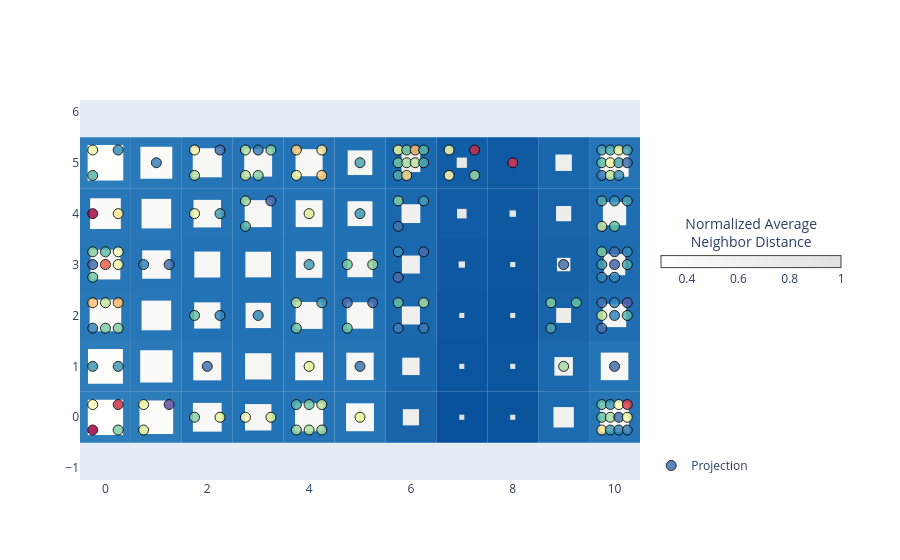

Notebook source saved alongside this figure:
### Code cell
basin.pond(base_style="iceflock") \
    .pad_layer() \
    .attraction_layer(X_scaled, jitter_amount=.25, marker=dict(attraction_marker, opacity=.85)) \
    .visualize();

### Figure 1 — Plotly figure (JSON) as saved in the notebook; plotly's stock layout.template omitted (floating-point values rounded to 4 significant figures; data arrays with more than 128 entries replaced by an {"elided": "..."} marker saying what was removed)
{"data": [{"hoverinfo": "none", "marker": {"cmax": 1, "cmin": 0.3, "color": [0.3], "colorbar": {"len": 200, "lenmode": "pixels", "orientation": "h", "thickness": 12, "title": {"side": "top", "text": "Normalized Average<br>Neighbor Distance"}, "x": 1.02, "xanchor": "left", "y": 0.6, "yanchor": "middle"}, "colorscale": [[0, "rgb(254, 254, 253)"], [1, "rgb(224, 224, 223)"]], "showscale": true}, "mode": "markers", "showlegend": false, "type": "scatter", "x": [null], "y": [null]}, {"marker": {"color": {"elided": "150 float values"}, "colorscale": [[0, "rgb(94,79,162)"], [0.1, "rgb(50,136,189)"], [0.2, "rgb(102,194,165)"], [0.3, "rgb(171,221,164)"], [0.4, "rgb(230,245,152)"], [0.5, "rgb(255,255,191)"], [0.6, "rgb(254,224,139)"], [0.7, "rgb(253,174,97)"], [0.8, "rgb(244,109,67)"], [0.9, "rgb(213,62,79)"], [1, "rgb(158,1,66)"]], "line": {"color": "black", "width": 1}, "opacity": 0.85, "size": 10, "symbol": "circle"}, "mode": "markers", "name": "Projection", "type": "scatter", "x": {"elided": "150 float values"}, "y": {"elided": "150 float values"}}], "layout": {"autosize": true, "legend": {"x": 1.02, "xanchor": "left", "y": 0, "yanchor": "bottom"}, "margin": {"r": 260}, "shapes": [{"fillcolor": "rgb(46, 126, 188)", "layer": "between", "line": {"width": 0}, "type": "rect", "x0": -0.5, "x1": 0.5, "xref": "x", "y0": -0.5, "y1": 0.5, "yref": "y"}, {"fillcolor": "rgb(44, 124, 186)", "layer": "between", "line": {"width": 0}, "type": "rect", "x0": 0.5, "x1": 1.5, "xref": "x", "y0": -0.5, "y1": 0.5, "yref": "y"}, {"fillcolor": "rgb(37, 117, 183)", "layer": "between", "line": {"width": 0}, "type": "rect", "x0": 1.5, "x1": 2.5, "xref": "x", "y0": -0.5, "y1": 0.5, "yref": "y"}, {"fillcolor": "rgb(34, 114, 182)", "layer": "between", "line": {"width": 0}, "type": "rect", "x0": 2.5, "x1": 3.5, "xref": "x", "y0": -0.5, "y1": 0.5, "yref": "y"}, {"fillcolor": "rgb(36, 116, 183)", "layer": "between", "line": {"width": 0}, "type": "rect", "x0": 3.5, "x1": 4.5, "xref": "x", "y0": -0.5, "y1": 0.5, "yref": "y"}, {"fillcolor": "rgb(36, 116, 183)", "layer": "between", "line": {"width": 0}, "type": "rect", "x0": 4.5, "x1": 5.5, "xref": "x", "y0": -0.5, "y1": 0.5, "yref": "y"}, {"fillcolor": "rgb(24, 101, 172)", "layer": "between", "line": {"width": 0}, "type": "rect", "x0": 5.5, "x1": 6.5, "xref": "x", "y0": -0.5, "y1": 0.5, "yref": "y"}, {"fillcolor": "rgb(8, 81, 156)", "layer": "between", "line": {"width": 0}, "type": "rect", "x0": 6.5, "x1": 7.5, "xref": "x", "y0": -0.5, "y1": 0.5, "yref": "y"}, {"fillcolor": "rgb(10, 84, 158)", "layer": "between", "line": {"width": 0}, "type": "rect", "x0": 7.5, "x1": 8.5, "xref": "x", "y0": -0.5, "y1": 0.5, "yref": "y"}, {"fillcolor": "rgb(28, 107, 176)", "layer": "between", "line": {"width": 0}, "type": "rect", "x0": 8.5, "x1": 9.5, "xref": "x", "y0": -0.5, "y1": 0.5, "yref": "y"}, {"fillcolor": "rgb(37, 117, 183)", "layer": "between", "line": {"width": 0}, "type": "rect", "x0": 9.5, "x1": 10.5, "xref": "x", "y0": -0.5, "y1": 0.5, "yref": "y"}, {"fillcolor": "rgb(45, 125, 187)", "layer": "between", "line": {"width": 0}, "type": "rect", "x0": -0.5, "x1": 0.5, "xref": "x", "y0": 0.5, "y1": 1.5, "yref": "y"}, {"fillcolor": "rgb(42, 122, 186)", "layer": "between", "line": {"width": 0}, "type": "rect", "x0": 0.5, "x1": 1.5, "xref": "x", "y0": 0.5, "y1": 1.5, "yref": "y"}, {"fillcolor": "rgb(36, 116, 183)", "layer": "between", "line": {"width": 0}, "type": "rect", "x0": 1.5, "x1": 2.5, "xref": "x", "y0": 0.5, "y1": 1.5, "yref": "y"}, {"fillcolor": "rgb(34, 114, 182)", "layer": "between", "line": {"width": 0}, "type": "rect", "x0": 2.5, "x1": 3.5, "xref": "x", "y0": 0.5, "y1": 1.5, "yref": "y"}, {"fillcolor": "rgb(36, 116, 183)", "layer": "between", "line": {"width": 0}, "type": "rect", "x0": 3.5, "x1": 4.5, "xref": "x", "y0": 0.5, "y1": 1.5, "yref": "y"}, {"fillcolor": "rgb(36, 116, 182)", "layer": "between", "line": {"width": 0}, "type": "rect", "x0": 4.5, "x1": 5.5, "xref": "x", "y0": 0.5, "y1": 1.5, "yref": "y"}, {"fillcolor": "rgb(25, 103, 173)", "layer": "between", "line": {"width": 0}, "type": "rect", "x0": 5.5, "x1": 6.5, "xref": "x", "y0": 0.5, "y1": 1.5, "yref": "y"}, {"fillcolor": "rgb(11, 84, 159)", "layer": "between", "line": {"width": 0}, "type": "rect", "x0": 6.5, "x1": 7.5, "xref": "x", "y0": 0.5, "y1": 1.5, "yref": "y"}, {"fillcolor": "rgb(11, 85, 159)", "layer": "between", "line": {"width": 0}, "type": "rect", "x0": 7.5, "x1": 8.5, "xref": "x", "y0": 0.5, "y1": 1.5, "yref": "y"}, {"fillcolor": "rgb(26, 104, 174)", "layer": "between", "line": {"width": 0}, "type": "rect", "x0": 8.5, "x1": 9.5, "xref": "x", "y0": 0.5, "y1": 1.5, "yref": "y"}, {"fillcolor": "rgb(36, 116, 182)", "layer": "between", "line": {"width": 0}, "type": "rect", "x0": 9.5, "x1": 10.5, "xref": "x", "y0": 0.5, "y1": 1.5, "yref": "y"}, {"fillcolor": "rgb(41, 121, 185)", "layer": "between", "line": {"width": 0}, "type": "rect", "x0": -0.5, "x1": 0.5, "xref": "x", "y0": 1.5, "y1": 2.5, "yref": "y"}, {"fillcolor": "rgb(38, 118, 184)", "layer": "between", "line": {"width": 0}, "type": "rect", "x0": 0.5, "x1": 1.5, "xref": "x", "y0": 1.5, "y1": 2.5, "yref": "y"}, {"fillcolor": "rgb(34, 114, 182)", "layer": "between", "line": {"width": 0}, "type": "rect", "x0": 1.5, "x1": 2.5, "xref": "x", "y0": 1.5, "y1": 2.5, "yref": "y"}, {"fillcolor": "rgb(33, 113, 181)", "layer": "between", "line": {"width": 0}, "type": "rect", "x0": 2.5, "x1": 3.5, "xref": "x", "y0": 1.5, "y1": 2.5, "yref": "y"}, {"fillcolor": "rgb(35, 115, 182)", "layer": "between", "line": {"width": 0}, "type": "rect", "x0": 3.5, "x1": 4.5, "xref": "x", "y0": 1.5, "y1": 2.5, "yref": "y"}, {"fillcolor": "rgb(34, 114, 182)", "layer": "between", "line": {"width": 0}, "type": "rect", "x0": 4.5, "x1": 5.5, "xref": "x", "y0": 1.5, "y1": 2.5, "yref": "y"}, {"fillcolor": "rgb(26, 104, 174)", "layer": "between", "line": {"width": 0}, "type": "rect", "x0": 5.5, "x1": 6.5, "xref": "x", "y0": 1.5, "y1": 2.5, "yref": "y"}, {"fillcolor": "rgb(12, 87, 160)", "layer": "between", "line": {"width": 0}, "type": "rect", "x0": 6.5, "x1": 7.5, "xref": "x", "y0": 1.5, "y1": 2.5, "yref": "y"}, {"fillcolor": "rgb(10, 84, 158)", "layer": "between", "line": {"width": 0}, "type": "rect", "x0": 7.5, "x1": 8.5, "xref": "x", "y0": 1.5, "y1": 2.5, "yref": "y"}, {"fillcolor": "rgb(23, 100, 171)", "layer": "between", "line": {"width": 0}, "type": "rect", "x0": 8.5, "x1": 9.5, "xref": "x", "y0": 1.5, "y1": 2.5, "yref": "y"}, {"fillcolor": "rgb(31, 110, 179)", "layer": "between", "line": {"width": 0}, "type": "rect", "x0": 9.5, "x1": 10.5, "xref": "x", "y0": 1.5, "y1": 2.5, "yref": "y"}, {"fillcolor": "rgb(39, 119, 184)", "layer": "between", "line": {"width": 0}, "type": "rect", "x0": -0.5, "x1": 0.5, "xref": "x", "y0": 2.5, "y1": 3.5, "yref": "y"}, {"fillcolor": "rgb(37, 117, 183)", "layer": "between", "line": {"width": 0}, "type": "rect", "x0": 0.5, "x1": 1.5, "xref": "x", "y0": 2.5, "y1": 3.5, "yref": "y"}, {"fillcolor": "rgb(34, 114, 181)", "layer": "between", "line": {"width": 0}, "type": "rect", "x0": 1.5, "x1": 2.5, "xref": "x", "y0": 2.5, "y1": 3.5, "yref": "y"}, {"fillcolor": "rgb(33, 113, 181)", "layer": "between", "line": {"width": 0}, "type": "rect", "x0": 2.5, "x1": 3.5, "xref": "x", "y0": 2.5, "y1": 3.5, "yref": "y"}, {"fillcolor": "rgb(34, 114, 182)", "layer": "between", "line": {"width": 0}, "type": "rect", "x0": 3.5, "x1": 4.5, "xref": "x", "y0": 2.5, "y1": 3.5, "yref": "y"}, {"fillcolor": "rgb(33, 113, 181)", "layer": "between", "line": {"width": 0}, "type": "rect", "x0": 4.5, "x1": 5.5, "xref": "x", "y0": 2.5, "y1": 3.5, "yref": "y"}, {"fillcolor": "rgb(26, 104, 174)", "layer": "between", "line": {"width": 0}, "type": "rect", "x0": 5.5, "x1": 6.5, "xref": "x", "y0": 2.5, "y1": 3.5, "yref": "y"}, {"fillcolor": "rgb(14, 89, 162)", "layer": "between", "line": {"width": 0}, "type": "rect", "x0": 6.5, "x1": 7.5, "xref": "x", "y0": 2.5, "y1": 3.5, "yref": "y"}, {"fillcolor": "rgb(11, 85, 159)", "layer": "between", "line": {"width": 0}, "type": "rect", "x0": 7.5, "x1": 8.5, "xref": "x", "y0": 2.5, "y1": 3.5, "yref": "y"}, {"fillcolor": "rgb(21, 98, 169)", "layer": "between", "line": {"width": 0}, "type": "rect", "x0": 8.5, "x1": 9.5, "xref": "x", "y0": 2.5, "y1": 3.5, "yref": "y"}, {"fillcolor": "rgb(29, 108, 177)", "layer": "between", "line": {"width": 0}, "type": "rect", "x0": 9.5, "x1": 10.5, "xref": "x", "y0": 2.5, "y1": 3.5, "yref": "y"}, {"fillcolor": "rgb(40, 120, 185)", "layer": "between", "line": {"width": 0}, "type": "rect", "x0": -0.5, "x1": 0.5, "xref": "x", "y0": 3.5, "y1": 4.5, "yref": "y"}, {"fillcolor": "rgb(38, 118, 184)", "layer": "between", "line": {"width": 0}, "type": "rect", "x0": 0.5, "x1": 1.5, "xref": "x", "y0": 3.5, "y1": 4.5, "yref": "y"}, {"fillcolor": "rgb(36, 116, 182)", "layer": "between", "line": {"width": 0}, "type": "rect", "x0": 1.5, "x1": 2.5, "xref": "x", "y0": 3.5, "y1": 4.5, "yref": "y"}, {"fillcolor": "rgb(35, 115, 182)", "layer": "between", "line": {"width": 0}, "type": "rect", "x0": 2.5, "x1": 3.5, "xref": "x", "y0": 3.5, "y1": 4.5, "yref": "y"}, {"fillcolor": "rgb(35, 115, 182)", "layer": "between", "line": {"width": 0}, "type": "rect", "x0": 3.5, "x1": 4.5, "xref": "x", "y0": 3.5, "y1": 4.5, "yref": "y"}, {"fillcolor": "rgb(32, 112, 180)", "layer": "between", "line": {"width": 0}, "type": "rect", "x0": 4.5, "x1": 5.5, "xref": "x", "y0": 3.5, "y1": 4.5, "yref": "y"}, {"fillcolor": "rgb(26, 105, 174)", "layer": "between", "line": {"width": 0}, "type": "rect", "x0": 5.5, "x1": 6.5, "xref": "x", "y0": 3.5, "y1": 4.5, "yref": "y"}, {"fillcolor": "rgb(17, 93, 165)", "layer": "between", "line": {"width": 0}, "type": "rect", "x0": 6.5, "x1": 7.5, "xref": "x", "y0": 3.5, "y1": 4.5, "yref": "y"}, {"fillcolor": "rgb(14, 89, 162)", "layer": "between", "line": {"width": 0}, "type": "rect", "x0": 7.5, "x1": 8.5, "xref": "x", "y0": 3.5, "y1": 4.5, "yref": "y"}, {"fillcolor": "rgb(23, 100, 171)", "layer": "between", "line": {"width": 0}, "type": "rect", "x0": 8.5, "x1": 9.5, "xref": "x", "y0": 3.5, "y1": 4.5, "yref": "y"}, {"fillcolor": "rgb(31, 110, 179)", "layer": "between", "line": {"width": 0}, "type": "rect", "x0": 9.5, "x1": 10.5, "xref": "x", "y0": 3.5, "y1": 4.5, "yref": "y"}, {"fillcolor": "rgb(46, 126, 188)", "layer": "between", "line": {"width": 0}, "type": "rect", "x0": -0.5, "x1": 0.5, "xref": "x", "y0": 4.5, "y1": 5.5, "yref": "y"}, {"fillcolor": "rgb(41, 121, 185)", "layer": "between", "line": {"width": 0}, "type": "rect", "x0": 0.5, "x1": 1.5, "xref": "x", "y0": 4.5, "y1": 5.5, "yref": "y"}, {"fillcolor": "rgb(38, 118, 183)", "layer": "between", "line": {"width": 0}, "type": "rect", "x0": 1.5, "x1": 2.5, "xref": "x", "y0": 4.5, "y1": 5.5, "yref": "y"}, {"fillcolor": "rgb(36, 116, 183)", "layer": "between", "line": {"width": 0}, "type": "rect", "x0": 2.5, "x1": 3.5, "xref": "x", "y0": 4.5, "y1": 5.5, "yref": "y"}, {"fillcolor": "rgb(35, 115, 182)", "layer": "between", "line": {"width": 0}, "type": "rect", "x0": 3.5, "x1": 4.5, "xref": "x", "y0": 4.5, "y1": 5.5, "yref": "y"}, {"fillcolor": "rgb(32, 112, 180)", "layer": "between", "line": {"width": 0}, "type": "rect", "x0": 4.5, "x1": 5.5, "xref": "x", "y0": 4.5, "y1": 5.5, "yref": "y"}, {"fillcolor": "rgb(26, 105, 174)", "layer": "between", "line": {"width": 0}, "type": "rect", "x0": 5.5, "x1": 6.5, "xref": "x", "y0": 4.5, "y1": 5.5, "yref": "y"}, {"fillcolor": "rgb(18, 94, 166)", "layer": "between", "line": {"width": 0}, "type": "rect", "x0": 6.5, "x1": 7.5, "xref": "x", "y0": 4.5, "y1": 5.5, "yref": "y"}, {"fillcolor": "rgb(15, 90, 163)", "layer": "between", "line": {"width": 0}, "type": "rect", "x0": 7.5, "x1": 8.5, "xref": "x", "y0": 4.5, "y1": 5.5, "yref": "y"}, {"fillcolor": "rgb(24, 102, 172)", "layer": "between", "line": {"width": 0}, "type": "rect", "x0": 8.5, "x1": 9.5, "xref": "x", "y0": 4.5, "y1": 5.5, "yref": "y"}, {"fillcolor": "rgb(36, 116, 183)", "layer": "between", "line": {"width": 0}, "type": "rect", "x0": 9.5, "x1": 10.5, "xref": "x", "y0": 4.5, "y1": 5.5, "yref": "y"}, {"fillcolor": "rgb(254, 254, 253)", "layer": "between", "line": {"width": 0}, "type": "rect", "x0": -0.3462, "x1": 0.3462, "xref": "x", "y0": -0.3462, "y1": 0.3462, "yref": "y"}, {"fillcolor": "rgb(252, 252, 251)", "layer": "between", "line": {"width": 0}, "type": "rect", "x0": 0.6692, "x1": 1.331, "xref": "x", "y0": -0.3308, "y1": 0.3308, "yref": "y"}, {"fillcolor": "rgb(248, 248, 247)", "layer": "between", "line": {"width": 0}, "type": "rect", "x0": 1.717, "x1": 2.283, "xref": "x", "y0": -0.2826, "y1": 0.2826, "yref": "y"}, {"fillcolor": "rgb(246, 246, 245)", "layer": "between", "line": {"width": 0}, "type": "rect", "x0": 2.74, "x1": 3.26, "xref": "x", "y0": -0.2596, "y1": 0.2596, "yref": "y"}, {"fillcolor": "rgb(248, 248, 247)", "layer": "between", "line": {"width": 0}, "type": "rect", "x0": 3.724, "x1": 4.276, "xref": "x", "y0": -0.2756, "y1": 0.2756, "yref": "y"}, {"fillcolor": "rgb(247, 247, 246)", "layer": "between", "line": {"width": 0}, "type": "rect", "x0": 4.726, "x1": 5.274, "xref": "x", "y0": -0.2739, "y1": 0.2739, "yref": "y"}, {"fillcolor": "rgb(238, 238, 237)", "layer": "between", "line": {"width": 0}, "type": "rect", "x0": 5.841, "x1": 6.159, "xref": "x", "y0": -0.1591, "y1": 0.1591, "yref": "y"}, {"fillcolor": "rgb(224, 224, 223)", "layer": "between", "line": {"width": 0}, "type": "rect", "x0": 6.95, "x1": 7.05, "xref": "x", "y0": -0.05, "y1": 0.05, "yref": "y"}, {"fillcolor": "rgb(226, 226, 225)", "layer": "between", "line": {"width": 0}, "type": "rect", "x0": 7.95, "x1": 8.05, "xref": "x", "y0": -0.05, "y1": 0.05, "yref": "y"}, {"fillcolor": "rgb(241, 241, 240)", "layer": "between", "line": {"width": 0}, "type": "rect", "x0": 8.8, "x1": 9.2, "xref": "x", "y0": -0.2003, "y1": 0.2003, "yref": "y"}, {"fillcolor": "rgb(248, 248, 247)", "layer": "between", "line": {"width": 0}, "type": "rect", "x0": 9.719, "x1": 10.28, "xref": "x", "y0": -0.2815, "y1": 0.2815, "yref": "y"}, {"fillcolor": "rgb(253, 253, 252)", "layer": "between", "line": {"width": 0}, "type": "rect", "x0": -0.3428, "x1": 0.3428, "xref": "x", "y0": 0.6572, "y1": 1.343, "yref": "y"}, {"fillcolor": "rgb(251, 251, 250)", "layer": "between", "line": {"width": 0}, "type": "rect", "x0": 0.6828, "x1": 1.317, "xref": "x", "y0": 0.6828, "y1": 1.317, "yref": "y"}, {"fillcolor": "rgb(248, 248, 247)", "layer": "between", "line": {"width": 0}, "type": "rect", "x0": 1.725, "x1": 2.275, "xref": "x", "y0": 0.7251, "y1": 1.275, "yref": "y"}, {"fillcolor": "rgb(246, 246, 245)", "layer": "between", "line": {"width": 0}, "type": "rect", "x0": 2.742, "x1": 3.258, "xref": "x", "y0": 0.7422, "y1": 1.258, "yref": "y"}, {"fillcolor": "rgb(247, 247, 246)", "layer": "between", "line": {"width": 0}, "type": "rect", "x0": 3.727, "x1": 4.273, "xref": "x", "y0": 0.7268, "y1": 1.273, "yref": "y"}, {"fillcolor": "rgb(247, 247, 246)", "layer": "between", "line": {"width": 0}, "type": "rect", "x0": 4.731, "x1": 5.269, "xref": "x", "y0": 0.731, "y1": 1.269, "yref": "y"}, {"fillcolor": "rgb(239, 239, 238)", "layer": "between", "line": {"width": 0}, "type": "rect", "x0": 5.829, "x1": 6.171, "xref": "x", "y0": 0.8291, "y1": 1.171, "yref": "y"}, {"fillcolor": "rgb(226, 226, 225)", "layer": "between", "line": {"width": 0}, "type": "rect", "x0": 6.95, "x1": 7.05, "xref": "x", "y0": 0.95, "y1": 1.05, "yref": "y"}, {"fillcolor": "rgb(227, 227, 226)", "layer": "between", "line": {"width": 0}, "type": "rect", "x0": 7.95, "x1": 8.05, "xref": "x", "y0": 0.95, "y1": 1.05, "yref": "y"}, {"fillcolor": "rgb(240, 240, 239)", "layer": "between", "line": {"width": 0}, "type": "rect", "x0": 8.818, "x1": 9.182, "xref": "x", "y0": 0.8178, "y1": 1.182, "yref": "y"}, {"fillcolor": "rgb(247, 247, 246)", "layer": "between", "line": {"width": 0}, "type": "rect", "x0": 9.729, "x1": 10.27, "xref": "x", "y0": 0.7293, "y1": 1.271, "yref": "y"}, {"fillcolor": "rgb(251, 251, 250)", "layer": "between", "line": {"width": 0}, "type": "rect", "x0": -0.3102, "x1": 0.3102, "xref": "x", "y0": 1.69, "y1": 2.31, "yref": "y"}, {"fillcolor": "rgb(249, 249, 248)", "layer": "between", "line": {"width": 0}, "type": "rect", "x0": 0.7091, "x1": 1.291, "xref": "x", "y0": 1.709, "y1": 2.291, "yref": "y"}, {"fillcolor": "rgb(246, 246, 245)", "layer": "between", "line": {"width": 0}, "type": "rect", "x0": 1.743, "x1": 2.257, "xref": "x", "y0": 1.743, "y1": 2.257, "yref": "y"}, {"fillcolor": "rgb(245, 245, 244)", "layer": "between", "line": {"width": 0}, "type": "rect", "x0": 2.752, "x1": 3.248, "xref": "x", "y0": 1.752, "y1": 2.248, "yref": "y"}, {"fillcolor": "rgb(247, 247, 246)", "layer": "between", "line": {"width": 0}, "type": "rect", "x0": 3.736, "x1": 4.264, "xref": "x", "y0": 1.736, "y1": 2.264, "yref": "y"}, {"fillcolor": "rgb(246, 246, 245)", "layer": "between", "line": {"width": 0}, "type": "rect", "x0": 4.74, "x1": 5.26, "xref": "x", "y0": 1.74, "y1": 2.26, "yref": "y"}, {"fillcolor": "rgb(239, 239, 238)", "layer": "between", "line": {"width": 0}, "type": "rect", "x0": 5.823, "x1": 6.177, "xref": "x", "y0": 1.823, "y1": 2.177, "yref": "y"}, {"fillcolor": "rgb(228, 228, 227)", "layer": "between", "line": {"width": 0}, "type": "rect", "x0": 6.95, "x1": 7.05, "xref": "x", "y0": 1.95, "y1": 2.05, "yref": "y"}, {"fillcolor": "rgb(226, 226, 225)", "layer": "between", "line": {"width": 0}, "type": "rect", "x0": 7.95, "x1": 8.05, "xref": "x", "y0": 1.95, "y1": 2.05, "yref": "y"}, {"fillcolor": "rgb(237, 237, 236)", "layer": "between", "line": {"width": 0}, "type": "rect", "x0": 8.854, "x1": 9.146, "xref": "x", "y0": 1.854, "y1": 2.146, "yref": "y"}, {"fillcolor": "rgb(244, 244, 243)", "layer": "between", "line": {"width": 0}, "type": "rect", "x0": 9.771, "x1": 10.23, "xref": "x", "y0": 1.771, "y1": 2.229, "yref": "y"}, {"fillcolor": "rgb(249, 249, 248)", "layer": "between", "line": {"width": 0}, "type": "rect", "x0": -0.2919, "x1": 0.2919, "xref": "x", "y0": 2.708, "y1": 3.292, "yref": "y"}, {"fillcolor": "rgb(248, 248, 247)", "layer": "between", "line": {"width": 0}, "type": "rect", "x0": 0.7213, "x1": 1.279, "xref": "x", "y0": 2.721, "y1": 3.279, "yref": "y"}, {"fillcolor": "rgb(246, 246, 245)", "layer": "between", "line": {"width": 0}, "type": "rect", "x0": 1.745, "x1": 2.255, "xref": "x", "y0": 2.745, "y1": 3.255, "yref": "y"}, {"fillcolor": "rgb(246, 246, 245)", "layer": "between", "line": {"width": 0}, "type": "rect", "x0": 2.748, "x1": 3.252, "xref": "x", "y0": 2.748, "y1": 3.252, "yref": "y"}, {"fillcolor": "rgb(246, 246, 245)", "layer": "between", "line": {"width": 0}, "type": "rect", "x0": 3.739, "x1": 4.261, "xref": "x", "y0": 2.739, "y1": 3.261, "yref": "y"}, {"fillcolor": "rgb(245, 245, 244)", "layer": "between", "line": {"width": 0}, "type": "rect", "x0": 4.752, "x1": 5.248, "xref": "x", "y0": 2.752, "y1": 3.248, "yref": "y"}, {"fillcolor": "rgb(239, 239, 238)", "layer": "between", "line": {"width": 0}, "type": "rect", "x0": 5.824, "x1": 6.176, "xref": "x", "y0": 2.824, "y1": 3.176, "yref": "y"}, {"fillcolor": "rgb(229, 229, 228)", "layer": "between", "line": {"width": 0}, "type": "rect", "x0": 6.938, "x1": 7.062, "xref": "x", "y0": 2.938, "y1": 3.062, "yref": "y"}, {"fillcolor": "rgb(227, 227, 226)", "layer": "between", "line": {"width": 0}, "type": "rect", "x0": 7.95, "x1": 8.05, "xref": "x", "y0": 2.95, "y1": 3.05, "yref": "y"}, {"fillcolor": "rgb(235, 235, 234)", "layer": "between", "line": {"width": 0}, "type": "rect", "x0": 8.868, "x1": 9.132, "xref": "x", "y0": 2.868, "y1": 3.132, "yref": "y"}, {"fillcolor": "rgb(242, 242, 241)", "layer": "between", "line": {"width": 0}, "type": "rect", "x0": 9.79, "x1": 10.21, "xref": "x", "y0": 2.79, "y1": 3.21, "yref": "y"}, {"fillcolor": "rgb(250, 250, 249)", "layer": "between", "line": {"width": 0}, "type": "rect", "x0": -0.3018, "x1": 0.3018, "xref": "x", "y0": 3.698, "y1": 4.302, "yref": "y"}, {"fillcolor": "rgb(249, 249, 248)", "layer": "between", "line": {"width": 0}, "type": "rect", "x0": 0.7096, "x1": 1.29, "xref": "x", "y0": 3.71, "y1": 4.29, "yref": "y"}, {"fillcolor": "rgb(247, 247, 246)", "layer": "between", "line": {"width": 0}, "type": "rect", "x0": 1.729, "x1": 2.271, "xref": "x", "y0": 3.729, "y1": 4.271, "yref": "y"}, {"fillcolor": "rgb(247, 247, 246)", "layer": "between", "line": {"width": 0}, "type": "rect", "x0": 2.735, "x1": 3.265, "xref": "x", "y0": 3.735, "y1": 4.265, "yref": "y"}, {"fillcolor": "rgb(247, 247, 246)", "layer": "between", "line": {"width": 0}, "type": "rect", "x0": 3.736, "x1": 4.264, "xref": "x", "y0": 3.736, "y1": 4.264, "yref": "y"}, {"fillcolor": "rgb(245, 245, 244)", "layer": "between", "line": {"width": 0}, "type": "rect", "x0": 4.756, "x1": 5.244, "xref": "x", "y0": 3.756, "y1": 4.244, "yref": "y"}, {"fillcolor": "rgb(240, 240, 239)", "layer": "between", "line": {"width": 0}, "type": "rect", "x0": 5.815, "x1": 6.185, "xref": "x", "y0": 3.815, "y1": 4.185, "yref": "y"}, {"fillcolor": "rgb(232, 232, 231)", "layer": "between", "line": {"width": 0}, "type": "rect", "x0": 6.906, "x1": 7.094, "xref": "x", "y0": 3.906, "y1": 4.094, "yref": "y"}, {"fillcolor": "rgb(229, 229, 228)", "layer": "between", "line": {"width": 0}, "type": "rect", "x0": 7.937, "x1": 8.063, "xref": "x", "y0": 3.937, "y1": 4.063, "yref": "y"}, {"fillcolor": "rgb(237, 237, 236)", "layer": "between", "line": {"width": 0}, "type": "rect", "x0": 8.851, "x1": 9.149, "xref": "x", "y0": 3.851, "y1": 4.149, "yref": "y"}, {"fillcolor": "rgb(244, 244, 243)", "layer": "between", "line": {"width": 0}, "type": "rect", "x0": 9.772, "x1": 10.23, "xref": "x", "y0": 3.772, "y1": 4.228, "yref": "y"}, {"fillcolor": "rgb(254, 254, 253)", "layer": "between", "line": {"width": 0}, "type": "rect", "x0": -0.35, "x1": 0.35, "xref": "x", "y0": 4.65, "y1": 5.35, "yref": "y"}, {"fillcolor": "rgb(251, 251, 250)", "layer": "between", "line": {"width": 0}, "type": "rect", "x0": 0.6872, "x1": 1.313, "xref": "x", "y0": 4.687, "y1": 5.313, "yref": "y"}, {"fillcolor": "rgb(248, 248, 247)", "layer": "between", "line": {"width": 0}, "type": "rect", "x0": 1.714, "x1": 2.286, "xref": "x", "y0": 4.714, "y1": 5.286, "yref": "y"}, {"fillcolor": "rgb(247, 247, 246)", "layer": "between", "line": {"width": 0}, "type": "rect", "x0": 2.726, "x1": 3.274, "xref": "x", "y0": 4.726, "y1": 5.274, "yref": "y"}, {"fillcolor": "rgb(247, 247, 246)", "layer": "between", "line": {"width": 0}, "type": "rect", "x0": 3.734, "x1": 4.266, "xref": "x", "y0": 4.734, "y1": 5.266, "yref": "y"}, {"fillcolor": "rgb(245, 245, 244)", "layer": "between", "line": {"width": 0}, "type": "rect", "x0": 4.758, "x1": 5.242, "xref": "x", "y0": 4.758, "y1": 5.242, "yref": "y"}, {"fillcolor": "rgb(240, 240, 239)", "layer": "between", "line": {"width": 0}, "type": "rect", "x0": 5.816, "x1": 6.184, "xref": "x", "y0": 4.816, "y1": 5.184, "yref": "y"}, {"fillcolor": "rgb(233, 233, 232)", "layer": "between", "line": {"width": 0}, "type": "rect", "x0": 6.899, "x1": 7.101, "xref": "x", "y0": 4.899, "y1": 5.101, "yref": "y"}, {"fillcolor": "rgb(230, 230, 229)", "layer": "between", "line": {"width": 0}, "type": "rect", "x0": 7.926, "x1": 8.074, "xref": "x", "y0": 4.926, "y1": 5.074, "yref": "y"}, {"fillcolor": "rgb(238, 238, 237)", "layer": "between", "line": {"width": 0}, "type": "rect", "x0": 8.838, "x1": 9.162, "xref": "x", "y0": 4.838, "y1": 5.162, "yref": "y"}, {"fillcolor": "rgb(248, 248, 247)", "layer": "between", "line": {"width": 0}, "type": "rect", "x0": 9.724, "x1": 10.28, "xref": "x", "y0": 4.724, "y1": 5.276, "yref": "y"}], "showlegend": true, "xaxis": {"constrain": "domain", "range": [-0.5, 10.5], "scaleanchor": "y", "showgrid": false, "zeroline": false}, "yaxis": {"range": [-0.5, 5.5], "showgrid": false, "zeroline": false}}}
